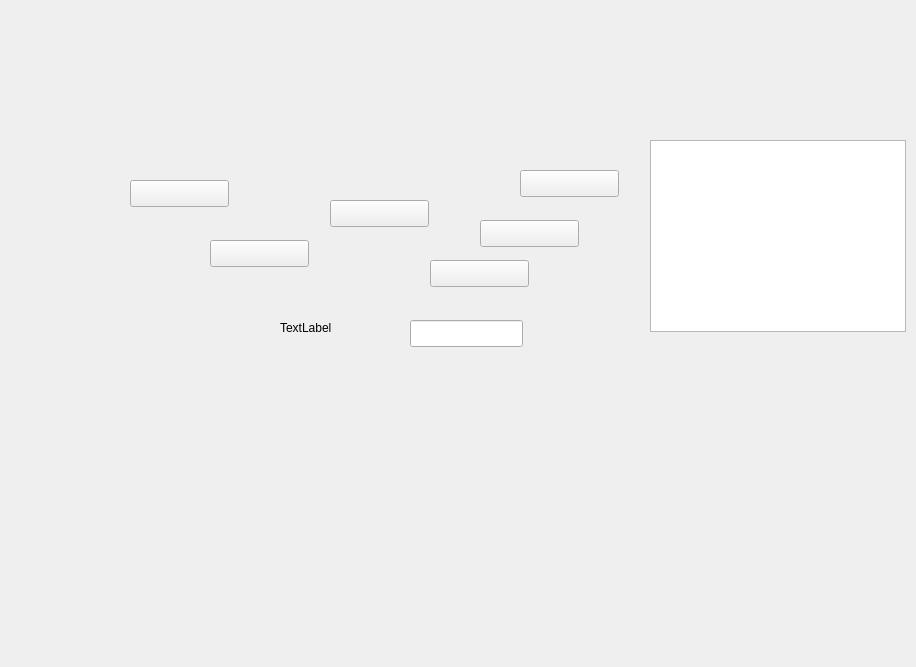
<?xml version="1.0" encoding="UTF-8"?>
<ui version="4.0">
 <class>QDataFrom</class>
 <widget class="QWidget" name="QDataFrom">
  <property name="geometry">
   <rect>
    <x>0</x>
    <y>0</y>
    <width>916</width>
    <height>667</height>
   </rect>
  </property>
  <property name="windowTitle">
   <string>Form</string>
  </property>
  <widget class="QPushButton" name="pb_data_pgup">
   <property name="geometry">
    <rect>
     <x>130</x>
     <y>180</y>
     <width>99</width>
     <height>27</height>
    </rect>
   </property>
   <property name="text">
    <string/>
   </property>
  </widget>
  <widget class="QPushButton" name="pb_data_pgdn">
   <property name="geometry">
    <rect>
     <x>210</x>
     <y>240</y>
     <width>99</width>
     <height>27</height>
    </rect>
   </property>
   <property name="text">
    <string/>
   </property>
  </widget>
  <widget class="QPushButton" name="pb_data_printer">
   <property name="geometry">
    <rect>
     <x>330</x>
     <y>200</y>
     <width>99</width>
     <height>27</height>
    </rect>
   </property>
   <property name="text">
    <string/>
   </property>
  </widget>
  <widget class="QPushButton" name="pb_data_delete">
   <property name="geometry">
    <rect>
     <x>430</x>
     <y>260</y>
     <width>99</width>
     <height>27</height>
    </rect>
   </property>
   <property name="text">
    <string/>
   </property>
  </widget>
  <widget class="QPushButton" name="pb_data_export">
   <property name="geometry">
    <rect>
     <x>520</x>
     <y>170</y>
     <width>99</width>
     <height>27</height>
    </rect>
   </property>
   <property name="text">
    <string/>
   </property>
  </widget>
  <widget class="QPushButton" name="pb_data_cloud">
   <property name="geometry">
    <rect>
     <x>480</x>
     <y>220</y>
     <width>99</width>
     <height>27</height>
    </rect>
   </property>
   <property name="text">
    <string/>
   </property>
  </widget>
  <widget class="QLabel" name="lb_clean_page">
   <property name="geometry">
    <rect>
     <x>280</x>
     <y>320</y>
     <width>67</width>
     <height>17</height>
    </rect>
   </property>
   <property name="focusPolicy">
    <enum>Qt::ClickFocus</enum>
   </property>
   <property name="text">
    <string>TextLabel</string>
   </property>
  </widget>
  <widget class="QLineEdit" name="le_clean_jump">
   <property name="geometry">
    <rect>
     <x>410</x>
     <y>320</y>
     <width>113</width>
     <height>27</height>
    </rect>
   </property>
   <property name="focusPolicy">
    <enum>Qt::WheelFocus</enum>
   </property>
  </widget>
  <widget class="QTableView" name="tb_data">
   <property name="geometry">
    <rect>
     <x>650</x>
     <y>140</y>
     <width>256</width>
     <height>192</height>
    </rect>
   </property>
   <property name="sortingEnabled">
    <bool>true</bool>
   </property>
  </widget>
 </widget>
 <resources/>
 <connections/>
</ui>
